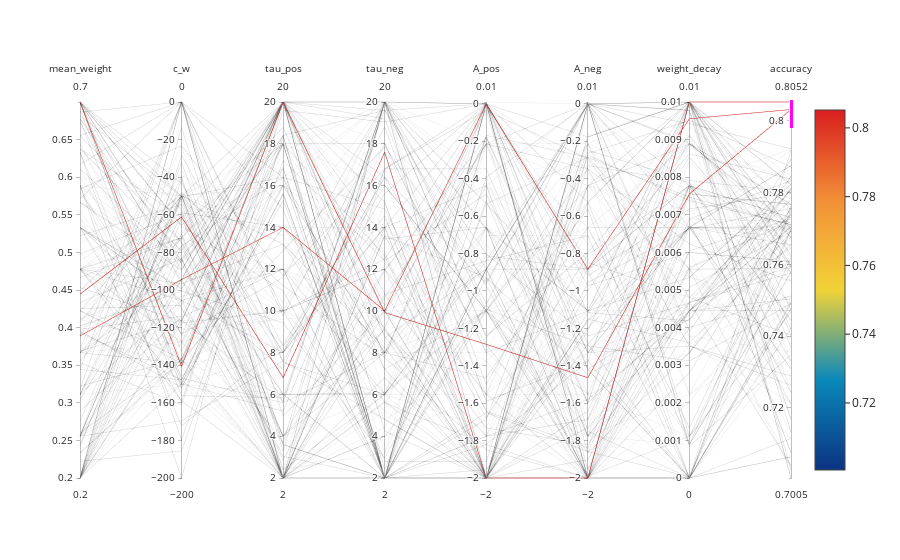

Notebook code cell kept with this figure:
### Code cell
names = ["mean_weight", "c_w", "tau_pos", "tau_neg", "A_pos", "A_neg", "weight_decay"]

fig = go.Figure(data=
    go.Parcoords(
        line = dict(color = scores[good],
                   colorscale = 'portland',
                   showscale = True),
        dimensions = [
            dict(
                label=names[i],
                values = parameters[:, i][good], range=(parameters[:, i].min(), parameters[:, i].max())) for i in range(parameters.shape[1])
        ] + [dict(label="accuracy", values=scores[good])]
    )
)
fig.show()

### Figure 1 — Plotly figure (JSON) as saved in the notebook; plotly's stock layout.template omitted (floating-point values rounded to 4 significant figures; data arrays with more than 128 entries replaced by an {"elided": "..."} marker saying what was removed)
{"data": [{"dimensions": [{"label": "mean_weight", "range": [0.2, 0.7], "values": {"elided": "252 float values"}}, {"label": "c_w", "range": [-200, 0], "values": {"elided": "252 float values"}}, {"label": "tau_pos", "range": [2, 20], "values": {"elided": "252 float values"}}, {"label": "tau_neg", "range": [2, 20], "values": {"elided": "252 float values"}}, {"label": "A_pos", "range": [-2, 0.01], "values": {"elided": "252 float values"}}, {"label": "A_neg", "range": [-2, 0.01], "values": {"elided": "252 float values"}}, {"label": "weight_decay", "range": [0, 0.01], "values": {"elided": "252 float values"}}, {"constraintrange": [0.798, 0.8116], "label": "accuracy", "values": {"elided": "252 float values"}}], "line": {"color": {"elided": "252 float values"}, "colorscale": [[0, "rgb(12,51,131)"], [0.25, "rgb(10,136,186)"], [0.5, "rgb(242,211,56)"], [0.75, "rgb(242,143,56)"], [1, "rgb(217,30,30)"]], "showscale": true}, "type": "parcoords"}], "layout": {"autosize": true}}
